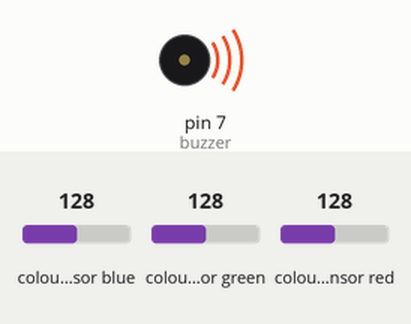
Recording of a sketch running on a simulated Arduino Uno, built with avr-gcc and run on an emulated ATmega328P. On the bench: buzzer (waves = sounding). Wiring (inferred from the names in the program): TCS3200 colour sensor: output pin 10; S2 pin 12; S3 pin 11; S0 pin 8; S1 pin 9. Inputs (shaded band) come from the test bench; at power-on: colour sensor blue 128, colour sensor green 128, colour sensor red 128. What the sketch prints to the serial monitor is not drawn.

Above: at 0.3 s.
Timing chart, 0 to 3.0 s (numbered marks = the images above):
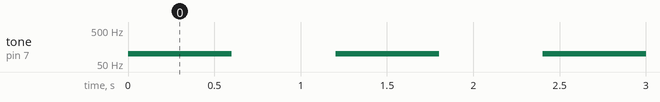

Measured:
- by itself, tone on pin 7 (buzzer): alternates 100 Hz for 0.60 s and silent for 0.60 s

The sketch:

color-sensor-and-buzzer.ino
```cpp
// Watch video here: https://www.youtube.com/watch?v=BERHEVgaX40

/*
// TCS230 color recognition sensor
// Sensor connection pins to Arduino are shown in comments

Color Sensor      Arduino
-----------      --------
 VCC               5V
 GND               GND
 s0                8
 s1                9
 s2                12
 s3                11
 OUT               10
 OE                GND
*/
const int s0 = 8;
const int s1 = 9;
const int s2 = 12;
const int s3 = 11;
const int out = 10;
// Variables
int sari = 0;
int yesil = 0;
int mavi = 0;
//Buzzer kısmı
const int buzzer = 7; //buzzer to arduino pin 7

void setup()
{
  Serial.begin(9600);
  pinMode(s0, OUTPUT);
  pinMode(s1, OUTPUT);
  pinMode(s2, OUTPUT);
  pinMode(s3, OUTPUT);
  pinMode(out, INPUT);
  digitalWrite(s0, HIGH);
  digitalWrite(s1, HIGH);
  //buzzer
  pinMode(buzzer, OUTPUT); // Set buzzer - pin 9 as an output
}

void loop()
{
  color();
  Serial.print("R Intensity:");
  Serial.print(sari, DEC);
  Serial.print(" G Intensity: ");
  Serial.print(yesil, DEC);
  Serial.print(" B Intensity : ");
  Serial.print(mavi, DEC);
  //Serial.println();

  if (sari < mavi && sari < yesil && sari < 20)
  {
   Serial.println(" - (Sari Renk)");
   digitalWrite(7, HIGH);   // turn the LED on (HIGH is the voltage level)
   delay(1000);              // wait for a second
   digitalWrite(7, LOW);    // turn the LED off by making the voltage LOW
   delay(1000);              // wait for a second
  }

  else
  {

   tone(buzzer, 100); // Send 1KHz sound signal...
   delay(600);        // ...for 1 sec
   noTone(buzzer);     // Stop sound...
   delay(600);        // ...for 1sec
  }


 }

void color()
{
  digitalWrite(s2, LOW);
  digitalWrite(s3, LOW);
  //count OUT, pRed, RED
  sari = pulseIn(out, digitalRead(out) == HIGH ? LOW : HIGH);
  digitalWrite(s3, HIGH);
  //count OUT, pBLUE, BLUE
  mavi = pulseIn(out, digitalRead(out) == HIGH ? LOW : HIGH);
  digitalWrite(s2, HIGH);
  //count OUT, pGreen, GREEN
  yesil = pulseIn(out, digitalRead(out) == HIGH ? LOW : HIGH);
}
```
